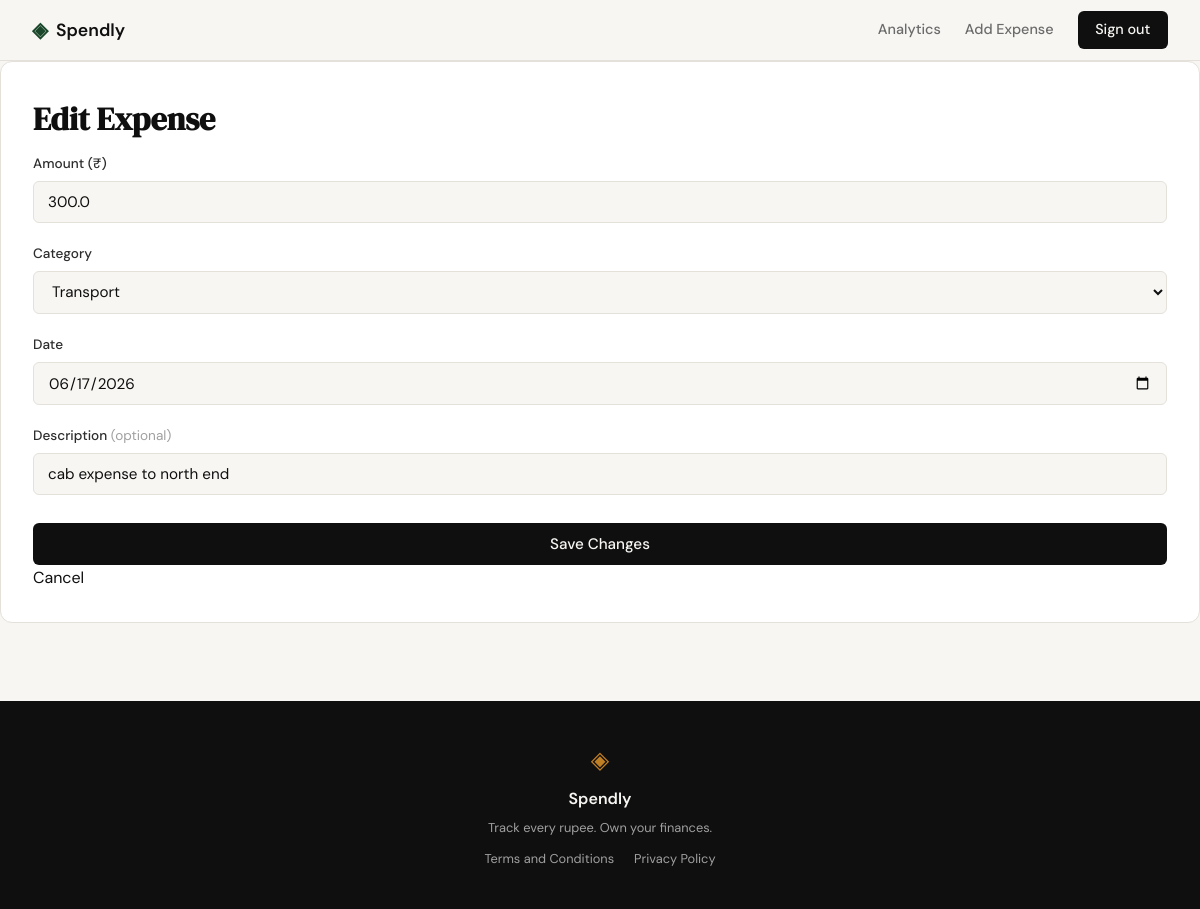
/expenses/23/edit (signed in), run on the app's committed database.
### tables this page shows
CREATE TABLE expenses (
            id          INTEGER PRIMARY KEY AUTOINCREMENT,
            user_id     INTEGER NOT NULL REFERENCES users(id),
            amount      REAL    NOT NULL,
            category    TEXT    NOT NULL,
            date        TEXT    NOT NULL,
            description TEXT,
            created_at  TEXT    DEFAULT (datetime('now'))
        );

### app.py (the view, shortened to what this page needs)
@app.route("/expenses/<int:id>/edit", methods=["GET", "POST"])
def edit_expense(id):
    if not session.get("user_id"):
        return redirect(url_for("login"))
    expense = queries.get_expense_by_id(id)
    if expense is None:
        abort(404)
    if expense["user_id"] != session["user_id"]:
        abort(403)
    if request.method == "GET":
        return render_template(
            "edit_expense.html",
            expense=expense,
            categories=queries.VALID_CATEGORIES,
        )

### database/db.py (called while the page is built)
def get_db():
    conn = sqlite3.connect(DB_PATH)
    conn.row_factory = sqlite3.Row
    conn.execute("PRAGMA foreign_keys = ON")
    return conn

### database/queries.py (called while the page is built)
def get_expense_by_id(expense_id):
    conn = get_db()
    try:
        row = conn.execute(
            "SELECT id, user_id, amount, category, date, description FROM expenses WHERE id = ?",
            (expense_id,),
        ).fetchone()
    finally:
        conn.close()
    return dict(row) if row else None

### templates/edit_expense.html (shortened to what this page needs)
{% extends "base.html" %}
{% block content %}
<div class="auth-wrapper">
    <div class="auth-card">
        <h1 class="auth-title">Edit Expense</h1>
        <form method="POST" action="{{ url_for('edit_expense', id=expense.id) }}" class="auth-form">
            <div class="form-group">
                <label for="amount">Amount (₹)</label>
                <input
                    type="number"
                    id="amount"
                    name="amount"
                    class="form-input"
                    step="0.01"
                    min="0.01"
                    placeholder="0.00"
                    value="{{ amount if amount is defined else expense.amount }}"
                    required
                >
            </div>
            <div class="form-group">
                <label for="category">Category</label>
                <select id="category" name="category" class="form-input" required>
                    {% set selected_category = category if category is defined else expense.category %}
                    {% for cat in categories %}
                    <option value="{{ cat }}" {% if cat == selected_category %}selected{% endif %}>{{ cat }}</option>
                    {% endfor %}
                </select>
            </div>
            <div class="form-group">
                <label for="date">Date</label>
                <input
                    type="date"
                    id="date"
                    name="date"
                    class="form-input"
                    value="{{ date if date is defined else expense.date }}"
                    required
                >
            </div>
            <div class="form-group">
                <label for="description">Description <span class="label-optional">(optional)</span></label>
                <input
                    type="text"
                    id="description"
                    name="description"
                    class="form-input"
                    maxlength="200"
                    placeholder="e.g. Grocery run"
                    value="{{ description if description is defined else (expense.description or '') }}"
                >
            </div>
            <button type="submit" class="btn-submit">Save Changes</button>
        </form>
        <p class="auth-footer">
            <a href="{{ url_for('profile') }}">Cancel</a>
        </p>
    </div>
</div>
{% endblock %}

### static/css/style.css (style rules this page uses)
:root { --ink: #0f0f0f; --ink-soft: #2d2d2d; --ink-muted: #6b6b6b; --ink-faint: #a0a0a0; --paper: #f7f6f3; --paper-warm: #f0ede6; --paper-card: #ffffff; --accent: #1a472a; --accent-light: #e8f0eb; --accent-2: #c17f24; --accent-2-light: #fdf3e3; --danger: #c0392b; --danger-light: #fdecea; --border: #e4e1da; --border-soft: #eeebe4; --font-display: 'DM Serif Display', Georgia, serif; --font-body: 'DM Sans', system-ui, sans-serif; --max-width: 1200px; --auth-width: 440px; --radius-sm: 6px; --radius-md: 12px; --radius-lg: 20px; }
*, *::before, *::after { box-sizing: border-box; margin: 0; padding: 0; }
html { font-size: 16px; scroll-behavior: smooth; }
body { background: var(--paper); color: var(--ink); font-family: var(--font-body); font-size: 1rem; line-height: 1.6; -webkit-font-smoothing: antialiased; }
a { color: inherit; text-decoration: none; }
.auth-title { font-family: var(--font-display); font-size: 2rem; color: var(--ink); margin-bottom: 0.5rem; }
.auth-card { background: var(--paper-card); border: 1px solid var(--border); border-radius: var(--radius-md); padding: 2rem; margin-bottom: 1.5rem; }
.form-group { margin-bottom: 1.25rem; }
.form-group label { display: block; font-size: 0.85rem; font-weight: 500; color: var(--ink-soft); margin-bottom: 0.4rem; }
.label-optional { font-weight: 400; color: var(--ink-faint); }
.form-input { width: 100%; padding: 0.6rem 0.875rem; border: 1px solid var(--border); border-radius: var(--radius-sm); font-family: var(--font-body); font-size: 0.95rem; color: var(--ink); background: var(--paper); outline: none; transition: border-color 0.2s; }
.form-input::placeholder { color: var(--ink-faint); }
.btn-submit { width: 100%; padding: 0.7rem; background: var(--ink); color: var(--paper); border: none; border-radius: var(--radius-sm); font-family: var(--font-body); font-size: 0.95rem; font-weight: 500; cursor: pointer; transition: background 0.2s; margin-top: 0.5rem; }

### data on the page
expenses: amount "300.0", category "Transport", date "06/17/2026", description "cab expense to north end"
